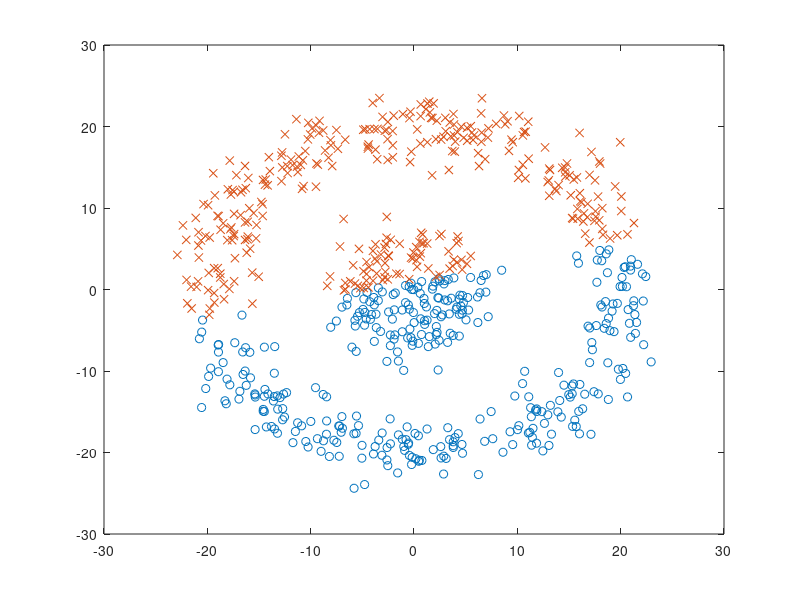

The MATLAB source for this figure:
clear;
data1=load('data1.mat');
X=data1.X;
data2=load('data2.mat');
X2=data2.X;

reshaped=X';
reshaped2=X2';
[idx,C]  = kmeans(reshaped,2,'MaxIter',150,'replicates',5);  %change the second parameter for clusters and also change the plot accordingly
[idx2,C2]  = kmeans(reshaped2,8,'MaxIter',150,'replicates',5);
idx=reshape(idx,1,700);
idx2=reshape(idx2,1,1400);

conre=X';

%in = concat(:,3)<=2
 cluster1=[];
 cluster2=[];
 cluster3=[];
 cluster4=[];
 cluster5=[];
 cluster6=[];
 cluster7=[];
 cluster8=[];
 j=1;
 z=1;
 l=1;
 j1=1;
 j2=1;
 j3=l;
 j4=1;
 j5=1;
 for i=1:size(conre)
     if(idx(i)==1)
         cluster1(j,:)= conre(i,:);
         j=j+1;
     end
     if(idx(i)==2)
         cluster2(z,:)= conre(i,:);
        z=z+1;    
     end
     if(idx(i)==3)
         cluster3(l,:)= conre(i,:);
        l=l+1;    
     end
     if(idx(i)==4)
         cluster4(l,:)= conre(i,:);
        j1=j1+1;    
     end
     if(idx(i)==5)
         cluster5(l,:)= conre(i,:);
        j2=j2+1;    
     end
     if(idx(i)==6)
         cluster6(l,:)= conre(i,:);
        j3=j3+1;    
     end
     if(idx(i)==7)
         cluster7(l,:)= conre(i,:);
        j4=j4+1;    
     end
     if(idx(i)==8)
         cluster8(l,:)= conre(i,:);
        j5=j5+1;    
     end
 end
 cluster3=cluster3';
 cluster2=cluster2';
 cluster1=cluster1';
 cluster4=cluster4';
 cluster5=cluster5';
 cluster6=cluster6';
 cluster7=cluster7';
 cluster8=cluster8';
 
 cl1=[];
 a=1;
 b=1;
 c=1;
 d=1;
 e=1;
 f=1;
 g=1;
 h=1;
 cl2=[];
 cl3=[];
 cl4=[];
 c15=[];
 c16=[];
 c17=[];
 c18=[];
 for i=1:size(idx2')
     if(idx2(i)==1)
       cl1(a,:)=X2(:,i); 
       a=a+1;
     end
     if(idx2(i)==2)
       cl2(b,:)=X2(:,i);
       b=b+1;
     end
     if(idx2(i)==3)
       cl3(c,:)=X2(:,i);
       c=c+1;
     end
     if(idx2(i)==4)
       cl4(d,:)=X2(:,i);
       d=d+1;
     end
     if(idx2(i)==5)
       cl5(d,:)=X2(:,i);
       e=e+1;
     end
     if(idx2(i)==6)
       cl6(d,:)=X2(:,i);
       f=f+1;
     end
     if(idx2(i)==7)
       cl7(d,:)=X2(:,i);
       g=g+1;
     end
     if(idx2(i)==8)
       cl8(d,:)=X2(:,i);
       h=h+1;
     end
 end    
 cl1=cl1';
 cl2=cl2';
 cl3=cl3';
 cl4=cl4';
 c15=c15';
 c16=c16';
 c17=c17';
 c18=c18';
 %figure(1)
 %plot(cl1(1,:),cl1(2,:),'o',cl2(1,:),cl2(2,:),'x',cl3(1,:),cl3(2,:),'d',cl4(1,:),cl4(2,:),'*',cl5(1,:),cl5(2,:),'>',cl6(1,:),cl6(2,:),'<',cl7(1,:),cl7(2,:),'^',cl8(1,:),cl8(2,:),'p')
 %figure(2)
 %plot(cluster1(1,:),cluster1(2,:),'o',cluster2(1,:),cluster2(2,:),'x',cluster3(1,:),cluster3(2,:),'-',cluster4(1,:),cluster4(2,:),'+',cluster5(1,:),cluster5(2,:),'d',cluster6(1,:),cluster6(2,:),'<',cluster7(1,:),cluster7(2,:),'>',cluster8(1,:),cluster8(2,:),'p')
 plot(cluster1(1,:),cluster1(2,:),'o',cluster2(1,:),cluster2(2,:),'x')


%mean square error for cluster1 when data1.x is divided into 2 clusters is
%6.696e+04 and when divided into 4 clusters is 1.861e+04 and when divided
%into 8 clusters is 5.7611e+03
 MSE=0;
 MSD=C';
 for i=1:size(cluster1,2)
     MSE=MSE+(norm(MSD(:,1)-cluster1(:,i))^2);
 
 end
 
 %mean square error for cluster1 when data2.X is divided into 8 clusters i
 %6.44e+04 4 and 2 clusters is same as 8
 MSD2=C2';
 for i=1:size(cl1,2)
     MSE2=MSE+(norm(MSD(:,1)-cl1(:,i))^2);
 
 end

var1=var(cl1);
varsum=sum(var1)/size(var1,2);
Wmat=var1*var1';
deter=det(Wmat);

%sum of variances of cluster1 when data1.X is divided into two clusters
%5.625e+04,4.0852e+04,
%var2=var(cluster1);
%plot(var1(1,:),'*')


